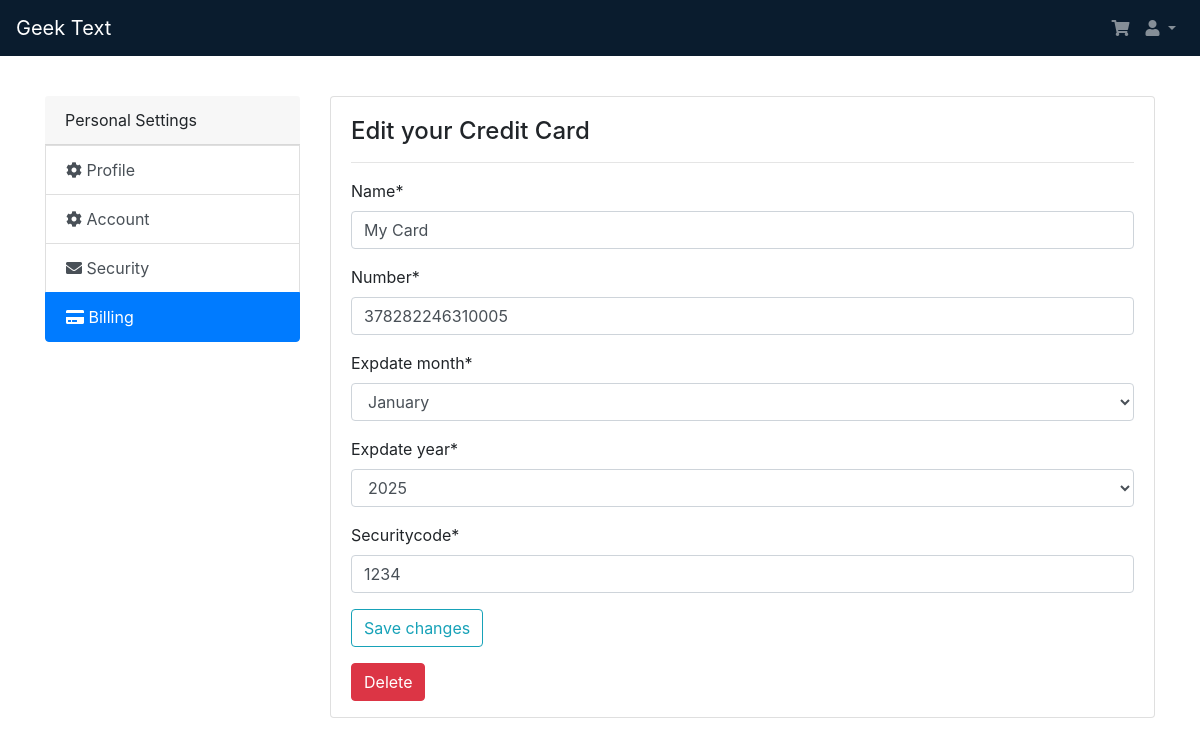
Screenshot of /settings/billing/creditcard/1/ (signed in) with the database file from the repository.
### users/models.py (models this page shows, shortened)
class CreditCard(models.Model):
    name = models.CharField(max_length=100, blank=False)
    number = models.CharField(max_length=16, blank=False, unique=True)
    expdate_month = models.IntegerField(choices=MONTHS, default=JAN)
    expdate_year = models.IntegerField(choices=YEARS, default=THIS_YEAR)
    securitycode = models.IntegerField(blank=False)
    user = models.ForeignKey(Profile, on_delete=models.CASCADE, blank=False)
    class Meta:
        verbose_name = 'Credit Card'            # How we'll refer to a single Address
        verbose_name_plural = 'Credit Cards'   # How we'll refer to multiple Address

### users/views.py (the view)
# urls.py: path('billing/creditcard/<slug:creditcard_slug>/', views.creditCardChange, name='edit-creditcard')
@login_required
def creditCardChange(request, creditcard_slug):
    currentCreditCard = CreditCard.objects.all().get(pk=creditcard_slug)
    if request.method == 'POST':
        if 'save_changes' in request.POST:  # handle editing form
            user_CreditCardForm = CreditCardForm(request.POST, instance=currentCreditCard)
            if user_CreditCardForm.is_valid():
                user_CreditCardForm.save()
                messages.success(request, f'Your address has been updated successfully')
                return HttpResponseRedirect(request.path_info)
        elif 'delete' in request.POST:  # handle deleting
            currentCreditCard.delete()
            return redirect('settings:billing-settings')
        else:
            messages.warning(
                request, f'There were some errors updating you credit card.')
    else:
        user_CreditCardForm = CreditCardForm(instance=currentCreditCard)
    context = {
        'creditcard_slug': creditcard_slug,
        'user_CreditCardForm': user_CreditCardForm,
    }
    return render(request, 'users/creditCardChange.html', context)

### users/forms.py (shortened to what this page needs)
class CreditCardForm(ModelForm):
    def __init__(self, *args, **kwargs):
        super(CreditCardForm, self).__init__(*args, **kwargs)
        self.fields['name'].widget.attrs['placeholder'] = 'My Discover'
        self.fields['number'] = forms.CharField(widget=forms.TextInput(
            attrs={'id': 'creditcard-number'}))
        self.fields['number'].widget.attrs[
            'placeholder'] = '123456789'
        self.fields['expdate_month'] = ChoiceField(choices=MONTHS)
        self.fields['expdate_year'] = ChoiceField(choices=YEARS)
        self.fields['securitycode'].widget.attrs[
            'placeholder'] = '123'
    class Meta:
        model = CreditCard
        fields = [
            'name', 'number', 'expdate_month', 'expdate_year', 'securitycode'
        ]

### users/templates/users/creditCardChange.html (shortened to what this page needs)
{% extends "users/partials/_base.html" %}
{% load crispy_forms_tags %}
{% block settingsPageInfo %}
<div class="card style=" margin-bottom: 20px;"">
    <div class="card-body" style=" padding-bottom: 0px;">
        <div class="row">
            <div class="col-md-12">
                <h4>Edit your Credit Card</h4>
                <hr>
            </div>
        </div>
        <form method="POST" enctype="multipart/form-data">
            {{user_CreditCardForm |crispy}}
            <div class="form-group">
                <button class="btn btn-outline-info" type="submit" name="save_changes">Save changes</button>
            </div>
        </form>
        <form method="POST" enctype="multipart/form-data">
            <div class="form-group">
                <button class="btn btn-danger" type="submit" name="delete">Delete</button>
            </div>
        </form>
    </div>
</div>
{% endblock %}

### rows the page displays
CreditCard: name "My Card", number "378282246310005", expdate_month "January", expdate_year "2025", securitycode "1234"
